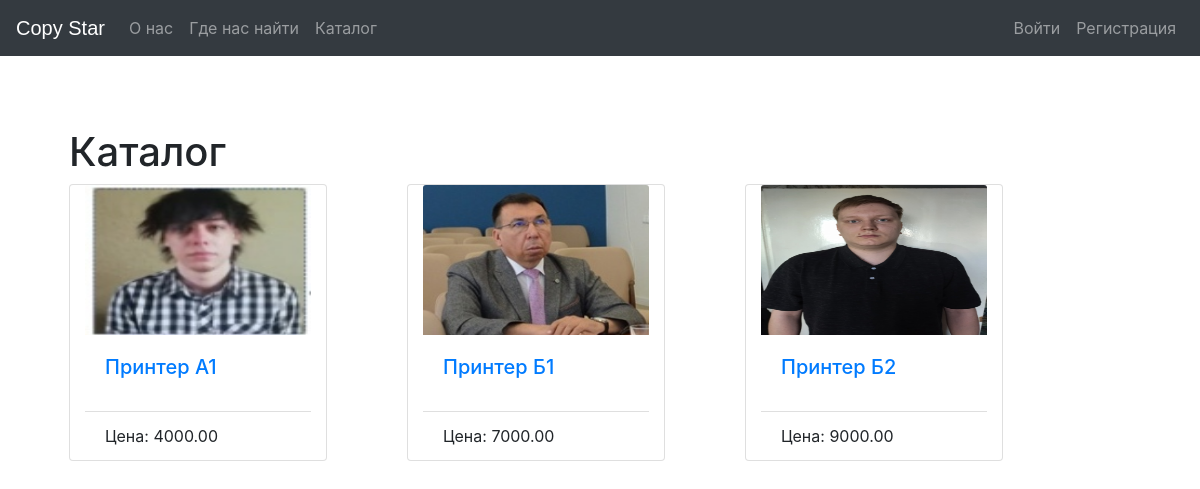
The page / on the database its author committed.
### demo/models.py (models this page shows)
class Product(models.Model):
    name = models.CharField(max_length=254, verbose_name='Продукт', blank=False)
    photo_file = models.ImageField(max_length=254, null=True, blank=True, upload_to=get_name_file,
                                   validators=[FileExtensionValidator(allowed_extensions=['png', 'jpg',
                                                                                          'jpeg', 'webp'])])
    date = models.DateTimeField(verbose_name='Дата добавления', auto_now_add=True)
    price = models.DecimalField(verbose_name='Цена', max_digits=10, decimal_places=2, default=0.00, blank=False)
    count = models.IntegerField(verbose_name='Количество', blank=False)
    country = models.CharField(max_length=254, verbose_name='Страна', blank=False)
    year = models.IntegerField(verbose_name='Год производства', blank=False)
    model = models.CharField(verbose_name='Модель', max_length=254, blank=False)
    category = models.ForeignKey('Category', verbose_name='Категория', on_delete=models.CASCADE)

### demo/views.py (the view)
# urls.py: path('', catalog, name='catalog'),
def catalog(request):
    products = Product.objects.filter(count__gte=1)
    return render(request, 'demo/catalog.html', context={'products': products})

### templates/demo/catalog.html (shortened to what this page needs)
{% extends 'base.html' %}
{% block content %}
    <h1>Каталог</h1>
    <div class="container row" style="gap: 5rem">
        {% for item in products %}
            <div class="card col-3" style="width: 18rem;">
                <img src="{{ item.photo_file.url }}" class="card-img-top" alt="{{ item.photo_file }}" width="200"
                     height="150">
                <div class="card-body">
                    <h5 class="card-title"><a href="{% url 'product' item.pk %}">{{ item.name }}</a></h5>
                </div>
                <ul class="list-group list-group-flush">
                    <li class="list-group-item">Цена: {{ item.price }}</li>
                </ul>
            </div>
        {% endfor %}
    </div>
{% endblock %}

### templates/base.html (shortened to what this page needs)
<!doctype html>
<html lang="ru">
<head>
    {% load static %}
    <link rel="stylesheet" href="{% static 'css/bootstrap.min.css' %}">
    <link rel="stylesheet" href="{% static 'css/main.css' %}">
</head>
<body>
<nav class="navbar navbar-expand-md navbar-dark bg-dark fixed-top">
    <a class="navbar-brand" style="font-family: 'base', sans-serif;" href="#">Copy Star</a>
    <div class="collapse navbar-collapse" id="navbarsExampleDefault">
        {% block sidebar %}
            <ul class="navbar-nav mr-auto">
                <li class="nav-item ">
                    <a class="nav-link" href="{% url 'about' %}">О нас</a>
                </li>
                <li class="nav-item">
                    <a class="nav-link" href="{% url 'contact' %}">Где нас найти</a>
                </li>
                <li class="nav-item">
                    <a class="nav-link" href="{% url 'catalog' %}">Каталог</a>
                </li>
            </ul>
            <ul class="navbar-nav">
                {% if user.is_authenticated %}
                    <li class="nav-item">
                        <a class="nav-link" href="{% url 'orders' %}">Мои заказы</a>
                    </li>
                    <li class="nav-item">
                        <a class="nav-link" href="{% url 'basket' %}">Моя корзина</a>
                    </li>
                    <li class="nav-item">
                        <a class="nav-link" href="{% url 'logout' %}">Выйти {{ user.username }}</a>
                    </li>
                {% else %}
                    <li class="nav-item">
                        <a class="nav-link" href="{% url 'login' %}">Войти</a>
                    </li>
                    <li class="nav-item">
                        <a class="nav-link" href="{% url 'register' %}">Регистрация</a>
                    </li>
                {% endif %}
            </ul>
        {% endblock %}
    </div>
</nav>
<main role="main" class="container">
    <div class="started-tamplate">
        {% block content %} {% endblock %}
    </div>
</main>
</body>
</html>

### demo/static/css/main.css (style rules this page uses)
body { padding-top: 5rem; }
.started-tamplate { padding: 3rem 1.5rem; }

### rows shown on the page
Product: photo_file (picture), name "Принтер А1", price "4000.00"
Product: photo_file (picture), name "Принтер Б1", price "7000.00"
Product: photo_file (picture), name "Принтер Б2", price "9000.00"
